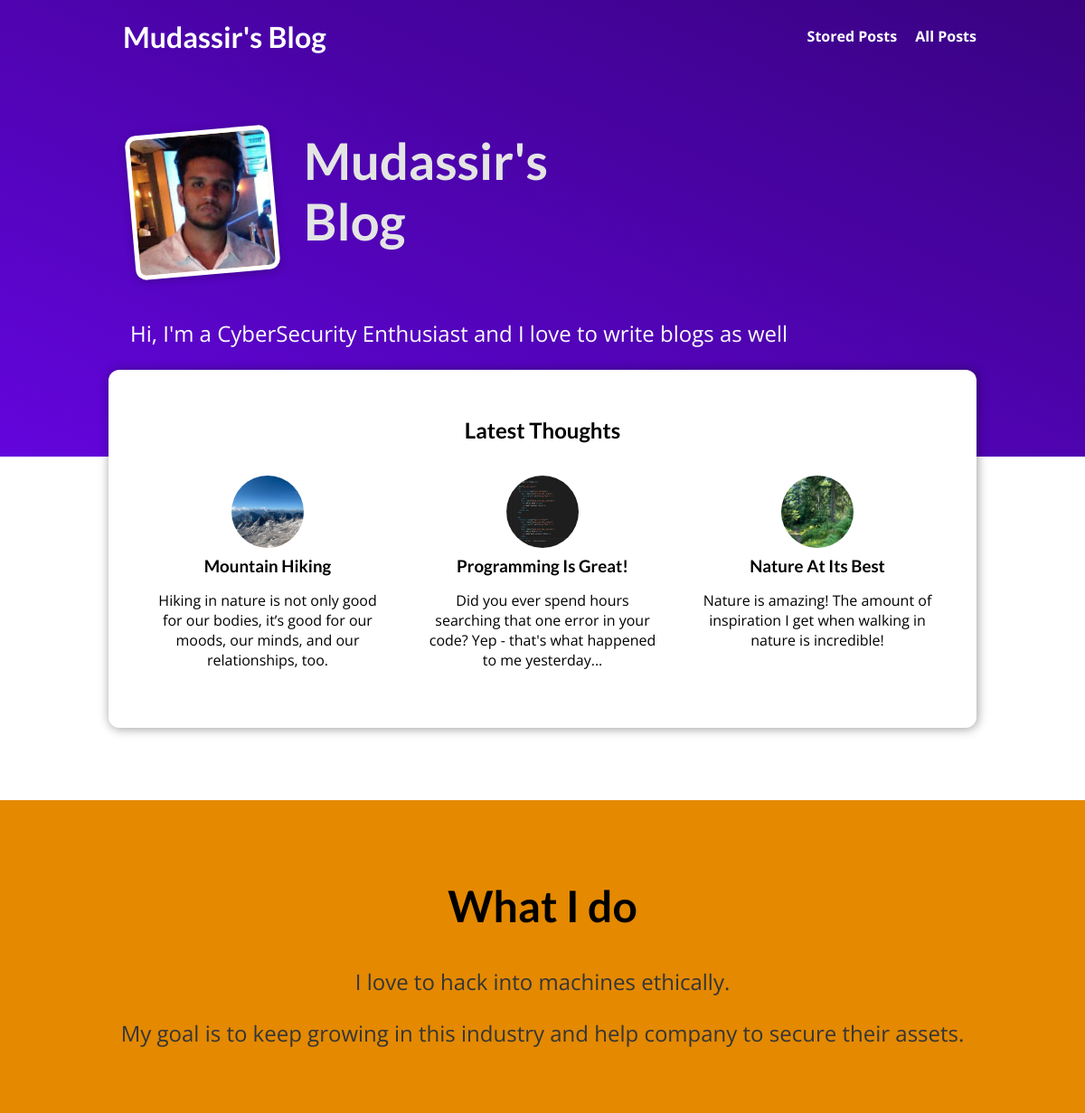
The page / on the database its author committed.
### blog/models.py (models this page shows, shortened)
class Post(models.Model):
    title = models.CharField(max_length=100)
    excerpt = models.CharField(max_length=200)
    image = models.ImageField(upload_to = "posts", null=True)
    date = models.DateField(auto_now=True)
    slug = models.SlugField(unique=True ,default="", null=False, db_index=True)
    content = models.TextField(validators=[MinLengthValidator(20)])
    author = models.ForeignKey(Author, on_delete=models.SET_NULL, null=True, related_name="posts")
    tag = models.ManyToManyField(Tag)

### blog/views.py (the view)
# urls.py: path("", views.IndexView.as_view(), name="index"),
class IndexView(ListView):
    template_name = "blog/index.html"
    model = Post
    ordering = ["-date"]
    context_object_name = "posts"
    def get_queryset(self):
        queryset = super().get_queryset()
        data = queryset[:3]
        return data

### blog/templates/blog/index.html (shortened to what this page needs)
{% extends 'base.html' %}
{% load static %}
{% block cssfiles %}
    <link rel="stylesheet" href="{% static 'blog/index.css' %}">
    <link rel="stylesheet" href="{% static 'blog/post.css' %}">
{% endblock %}
{% block content %}
    <section id="welcome">
        <header>
            <img src="{% static 'blog/images/crypto3.jpg' %}" alt="Mudassir - Author of this blog">
            <h2>Mudassir's Blog</h2>
        </header>
        <p>Hi, I'm a CyberSecurity Enthusiast and I love to write blogs as well</p>
    </section>
    <section id="latest-posts">
        <h2>Latest Thoughts</h2>
        <ul>
            {% for post in posts %}
            {% include "blog/includes/post.html" %}
            {% endfor %}
        </ul>
    </section>
    <section id="about">
        <h2>What I do</h2>
        <p>I love to hack into machines ethically.</p>
        <p>My goal is to keep growing in this industry and help company to secure their assets.</p>
    </section>
{% endblock %}

### blog/templates/blog/includes/post.html
{% load static %}
<li>
    <article class="post">
        <a href="{% url 'post_detail' post.slug %}">
            <img src="{{ post.image.url }}" alt="{{ post.title }}">
            <div class="post-content">
                <h3>{{ post.title }}</h3>
                <p>
                    {{ post.excerpt }}
                </p>
            </div>
        </a>
    </article>
</li>

### static/app.css (style rules this page uses)
* { box-sizing: border-box; }
html { font-family: 'Open Sans', 'Lato', sans-serif; }
body { margin: 0; }
h1, h2, h3 { font-family: 'Lato', sans-serif; font-weight: bold; }

### blog/static/blog/index.css (style rules this page uses)
#welcome { background: linear-gradient(to right top, #6305dd, #390281); padding: 6rem 12%; }
#welcome header { display: flex; align-items: flex-start; margin: 3rem auto; }
#welcome img { width: 10rem; height: 10rem; object-fit: cover; object-position: top; border: 5px solid white; border-radius: 12px; background-color: #ffe1bf; transform: rotateZ(-5deg); box-shadow: 0 2px 8px rgba(0, 0, 0, 0.25); }
#welcome h2 { font-size: 3.5rem; margin: 0 0 0 2rem; color: #e4e4e4; width: 10rem; }
#welcome p { color: white; font-size: 1.5rem; }
#latest-posts { background-color: white; padding: 2rem; border-radius: 12px; width: 60rem; margin: -6rem auto 2rem auto; box-shadow: 1px 1px 12px rgba(0, 0, 0, 0.4); }
#latest-posts h2 { text-align: center; }
#latest-posts ul { list-style: none; margin: 0; padding: 0; display: flex; gap: 1rem; }
#latest-posts li { flex: 1; }
#about { text-align: center; padding: 3rem; background-color: #e48900; margin-top: 5rem; }
#about h2 { font-size: 3rem; }
#about p { font-size: 1.5rem; color: #353535; }

### blog/static/blog/post.css (style rules this page uses)
.post { display: flex; flex-direction: column; align-items: center; text-align: center; }
.post a { text-decoration: none; color: black; transition: all 0.2s ease; padding: 1rem; }
.post img { width: 5rem; height: 5rem; object-fit: cover; border-radius: 50%; }
.post h3 { margin: 0.25rem 0; }

### rows shown on the page
Post: image (picture), title "Mountain Hiking", excerpt "Hiking in nature is not only good for our bodies, it’s good for our moods, our minds, and our relationships, too."
Post: image (picture), title "Programming Is Great!", excerpt "Did you ever spend hours searching that one error in your code? Yep - that's what happened to me yesterday..."
Post: image (picture), title "Nature At Its Best", excerpt "Nature is amazing! The amount of inspiration I get when walking in nature is incredible!"
